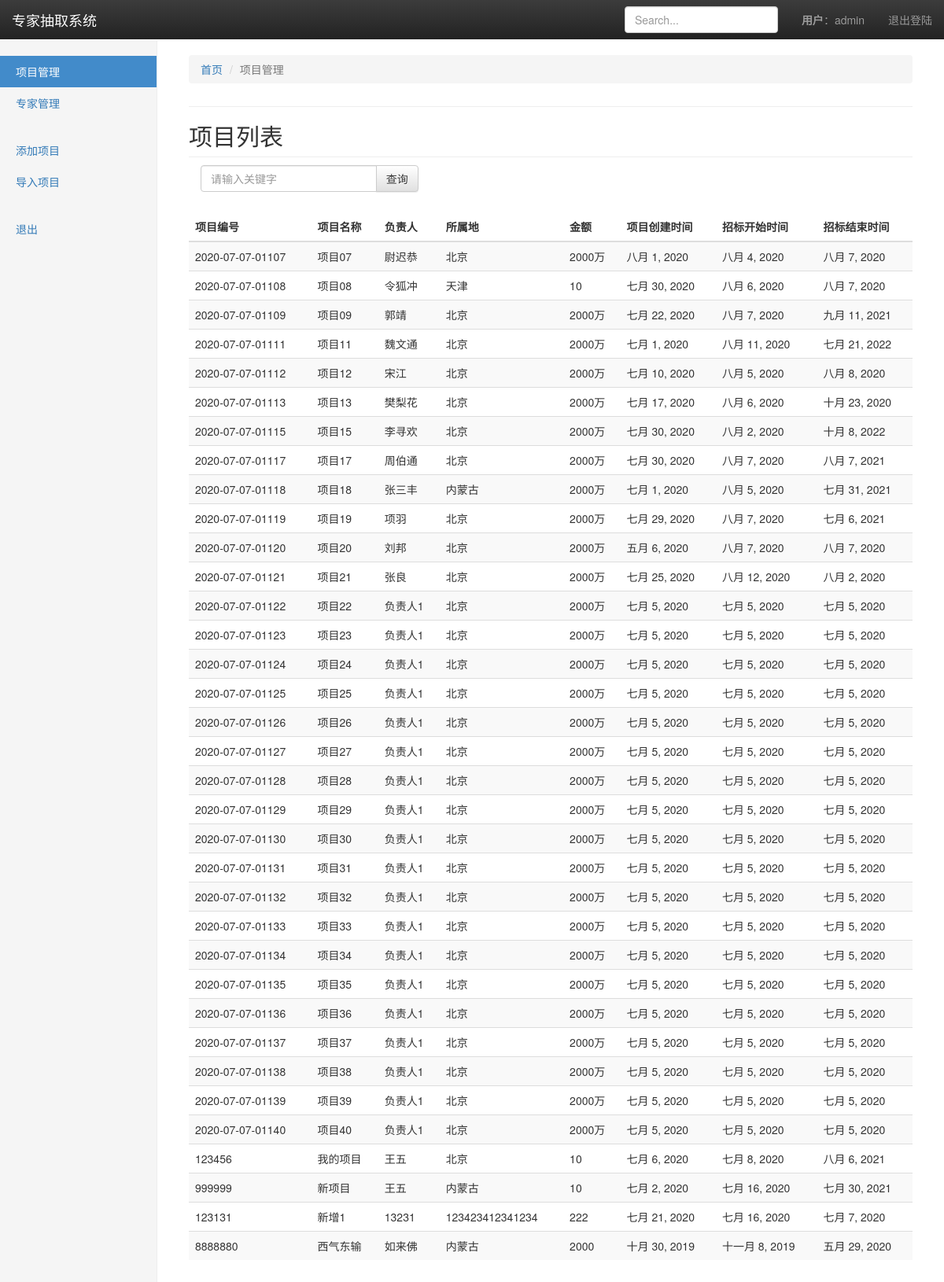
Before: /program/list (signed in) with the older database file.
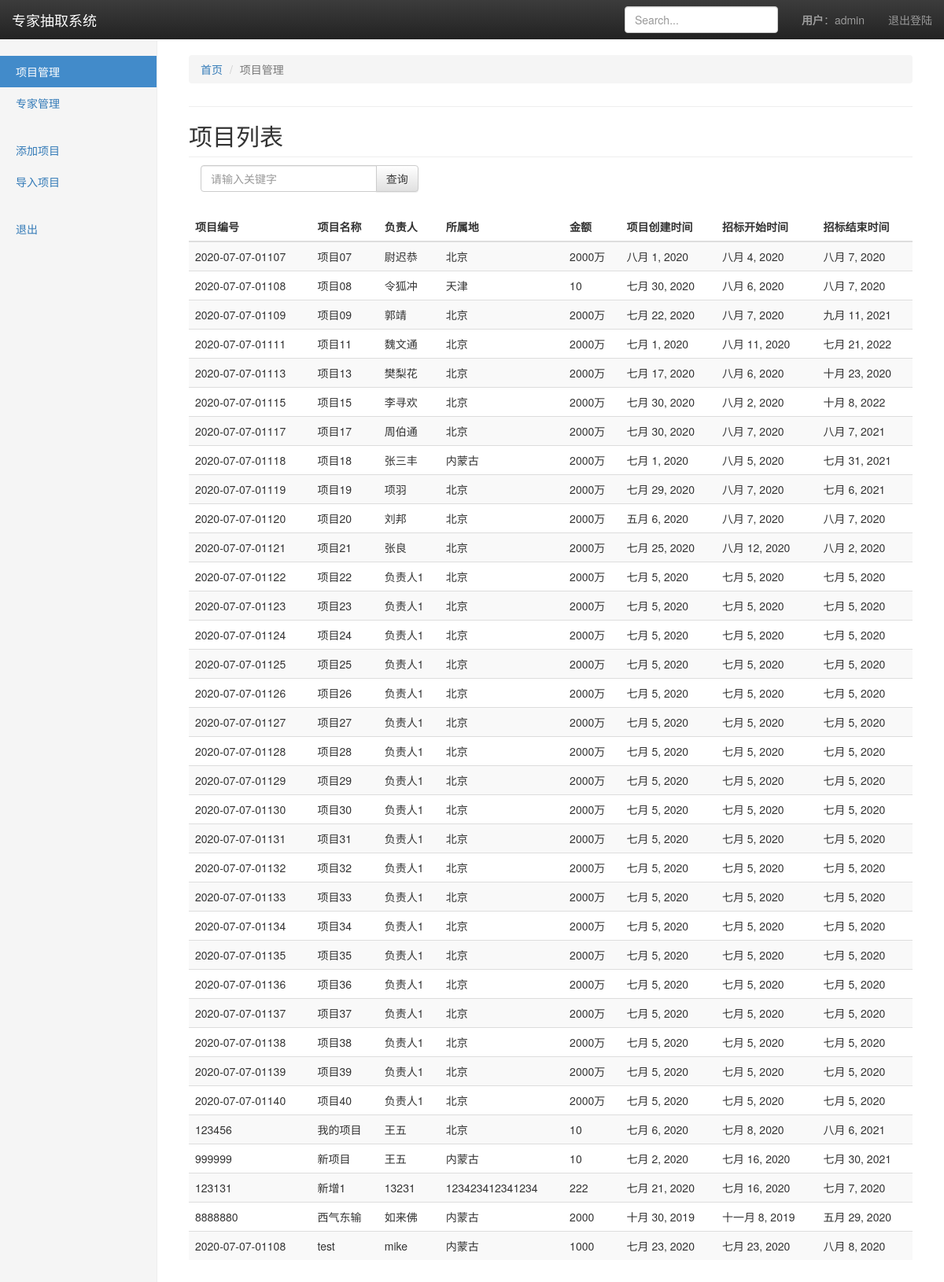
After: the same page with the newer database file.
### program/models.py (models this page shows, shortened)
class Program(models.Model):
    id = models.AutoField(primary_key=True)
    visible = models.BooleanField(default=True)
    seq = models.CharField(max_length=100, null=False, verbose_name="项目编号")
    name = models.CharField(max_length=500, verbose_name="项目名称", null=False)
    desp = models.CharField(max_length=1000, verbose_name="项目描述", null=True)
    responser = models.CharField(max_length=100, verbose_name="项目负责人", null=False)
    location = models.CharField(max_length=100, verbose_name="所属地", null=True)
    money = models.CharField(max_length=100, null=True,verbose_name="招标金额")
    program_date = models.DateField(verbose_name="创建时间")
    start_date = models.DateField(verbose_name="评标开始时间")
    end_date = models.DateField(verbose_name="评标截止时间")
    class Meta:
        verbose_name = '项目'
        verbose_name_plural = verbose_name

### program/views.py (the view, shortened to what this page needs)
# urls.py: path('list', views.program_list, name='index'),
def program_list(request):
    if request.user.username == "admin":
        program_list = Program.objects.filter(visible=True)
        return render(request, 'program_list_template.html', {"program_list": program_list})

### template/program_list_template.html (shortened to what this page needs)
<!DOCTYPE html>
{% load static %}
<html lang="zh-CN"><head>
	<link rel="stylesheet" href = "{%static 'css/bootstrap.min.css'%}">
    <link rel="stylesheet" href="{%static 'css/bootstrap-theme.min.css'%}">
  </head>
  <body>
    <nav class="navbar navbar-inverse navbar-fixed-top">
      <div class="container-fluid">
        <div class="navbar-header">
          <a class="navbar-brand" href="#">专家抽取系统</a>
        </div>
        <div id="navbar" class="navbar-collapse collapse">
          <ul class="nav navbar-nav navbar-right">
            {% if user.is_authenticated %}
            <li class="nav-item dropdown">
              <a><strong>用户</strong>：{{ user.username }}</a>
            </li>
            <li class="nav-item dropdown">
              <a href="/experts/login_out/">退出登陆</a>
            </li>
            {% else %}
            <li class="nav-item">
              <a class="nav-link" href="/experts/login/">登录</a>
            </li>
            {% endif %}
          </ul>
          <form class="navbar-form navbar-right">
            <input type="text" class="form-control" placeholder="Search...">
          </form>
        </div>
      </div>
    </nav>
    <div class="container-fluid">
      <div class="row">
        <div class="col-sm-3 col-md-2 sidebar">
          <ul class="nav nav-sidebar">
            <li class="active"><a href="{% url 'index' %}">项目管理 <span class="sr-only">(current)</span></a></li>
			<li><a href="{% url 'list' %}">专家管理</a></li>
          </ul>
          <ul class="nav nav-sidebar">
			<li><a href="{% url 'addProgram' %}">添加项目</a></li>
			<li><a href="{% url 'importProgram' %}">导入项目</a></li>
          </ul>
          <ul class="nav nav-sidebar">
			<li><a href="{% url 'login' %}">退出</a></li>
          </ul>
        </div>
        <div class="col-sm-9 col-sm-offset-3 col-md-10 col-md-offset-2 main">
		<div class="page-header">
			<ol class="breadcrumb">
				<li><a href="/program/list">首页</a></li>
				<li class="active">项目管理</li>
			</ol>
		</div>
          <h2 class="sub-header">项目列表</h2>
		  <div class="col-sm-4">
		  <form method="get" action="/program/search/">
		  <div class="input-group">
		  <input type="text" name="name" class="form-control" placeholder="请输入关键字" required />
		  <span class="input-group-btn">
		  <input type="submit" class="btn btn-default" value="查询" />
		  </span>
		  </div>
		  </form>
		  </div>
		  <br />
		  <br />
		  <br />
          <div class="table-responsive">
            <table class="table table-striped">
              <thead>
                <tr>
                  <th>项目编号</th>
                  <th>项目名称</th>
                  <th>负责人</th>
                  <th>所属地</th>
                  <th>金额</th>
                  <th>项目创建时间</th>
                  <th>招标开始时间</th>
                  <th>招标结束时间</th>
                </tr>
              </thead>
              <tbody>
                {% for item in program_list %}
                <tr   onclick="location.href='/program/detail/{{item.id}}';">
                  <td>{{item.seq}}</td>
                  <td>{{item.name}}</td>
                  <td>{{item.responser}}</td>
                  <td>{{item.location}}</td>
                  <td>{{item.money}}</td>
                  <td>{{item.program_date}}</td>
                  <td>{{item.start_date}}</td>
                  <td>{{item.end_date}}</td>
                </tr>
                {% endfor %}
              </tbody>
            </table>
          </div>
        </div>
      </div>
    </div>
</body>
</html>

Changed rows visible on the page:
no longer on this page (row edited): Program: seq "2020-07-07-01112", name "项目12", responser "宋江", location "北京", money "2000万", program_date "七月 10, 2020", start_date "八月 5, 2020", end_date "八月 8, 2020"
added Program: seq "2020-07-07-01108", name "test", responser "mike", location "内蒙古", money "1000", program_date "七月 23, 2020", start_date "七月 23, 2020", end_date "八月 8, 2020"
